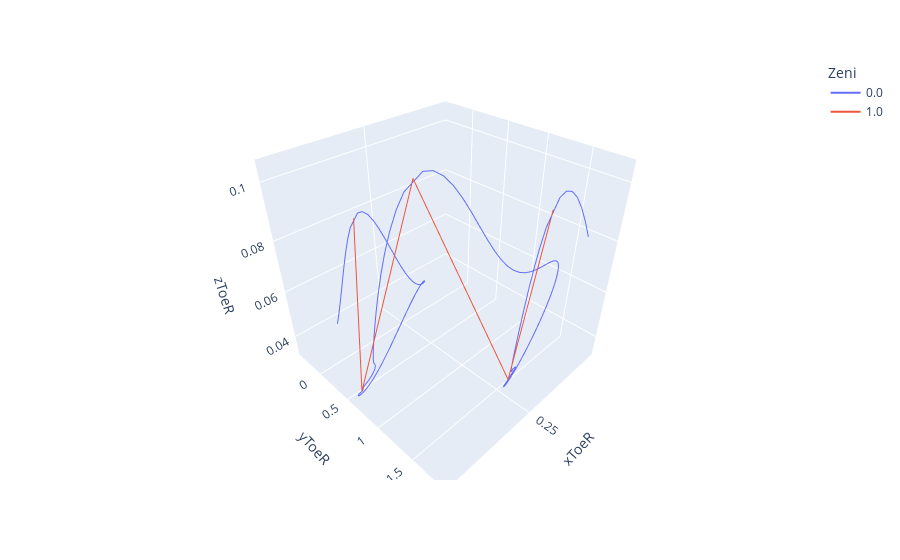

The code cell stored with this chart in its notebook:
### Code cell
import plotly.express as px
tst = lvl_one_df[lvl_one_df.id_activity==0]
fig = px.line_3d(tst, x="xToeR", y="yToeR", z="zToeR", color="Zeni")
fig.show()

### Figure 1 — Plotly figure (JSON) as saved in the notebook; plotly's stock layout.template omitted (floating-point values rounded to 4 significant figures; data arrays with more than 128 entries replaced by an {"elided": "..."} marker saying what was removed)
{"data": [{"hovertemplate": "Zeni=0.0<br>xToeR=%{x}<br>yToeR=%{y}<br>zToeR=%{z}<extra></extra>", "legendgroup": "0.0", "line": {"color": "#636efa", "dash": "solid"}, "mode": "lines", "name": "0.0", "scene": "scene", "showlegend": true, "type": "scatter3d", "x": {"elided": "210 float values"}, "y": {"elided": "210 float values"}, "z": {"elided": "210 float values"}}, {"hovertemplate": "Zeni=1.0<br>xToeR=%{x}<br>yToeR=%{y}<br>zToeR=%{z}<extra></extra>", "legendgroup": "1.0", "line": {"color": "#EF553B", "dash": "solid"}, "mode": "lines", "name": "1.0", "scene": "scene", "showlegend": true, "type": "scatter3d", "x": [0.2383, 0.2505, 0.2623, 0.2916, 0.2625], "y": [1.698, 1.643, 0.6622, 0.6019, -0.3157], "z": [0.09887, 0.03995, 0.1035, 0.0347, 0.07835]}], "layout": {"legend": {"title": {"text": "Zeni"}, "tracegroupgap": 0}, "margin": {"t": 60}, "scene": {"domain": {"x": [0, 1], "y": [0, 1]}, "xaxis": {"title": {"text": "xToeR"}}, "yaxis": {"title": {"text": "yToeR"}}, "zaxis": {"title": {"text": "zToeR"}}}}}
